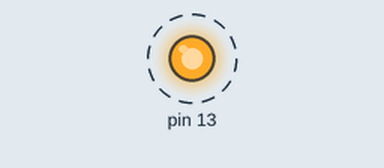
The sketch below on a simulated Arduino Uno, built with avr-gcc and run on an emulated ATmega328P. Parts: output pins drawn as LEDs (lit = HIGH). Dashed ring = blinking. At 15.0 s the program stops and its outputs stay as they are.

Above: at 0.2 s.
Timing chart, 0 to 3.0 s (numbered marks = the images above):
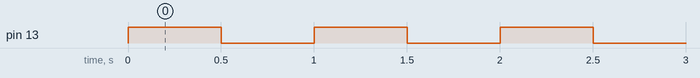

Measured:
- by itself, pin 13: alternates HIGH for 0.50 s and LOW for 0.50 s, 20 changes in all, then stays LOW

The sketch:

sketch_mar19a.ino
```cpp
void setup() {
pinMode(13,OUTPUT);

}

void loop() {

for(int i=0;i<10;i++)
{
digitalWrite(13,HIGH);//prendido
delay(500);//durante 5 egundos
digitalWrite(13,LOW);//apagado
delay(500);//durante 1 segundo
}
digitalWrite(13,LOW);
delay(5000);
exit(0);
}
```
